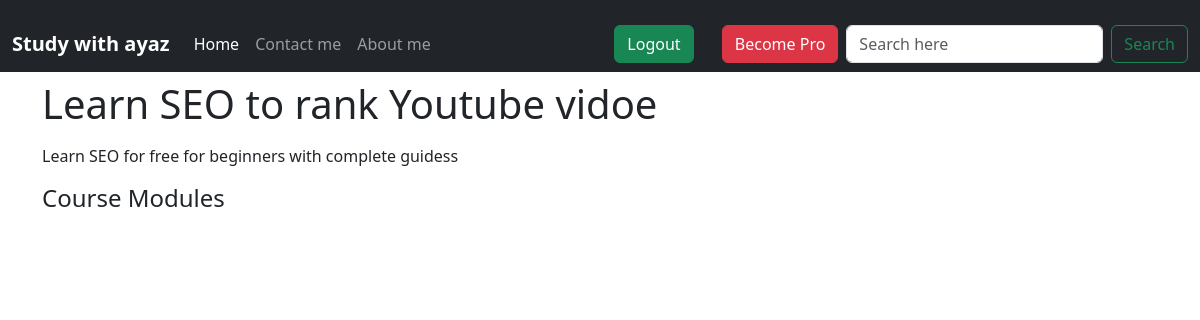
The page /course_details/learn-seo-to-rank-youtube-vidoe/ (signed in) on the database its author committed.
### study/models.py (models this page shows, shortened)
class Courses(models.Model):
    courses_name = models.CharField(max_length = 100)
    courses_description = RichTextField()
    is_premium = models.BooleanField(default=False)
    course_image = models.ImageField(upload_to="courses")
    slug = models.SlugField(blank=True, unique=True)

### study/views.py (the view)
# urls.py: path('course_details/<slug>/', views.course_details, name='course_details'),
@login_required(login_url="/login")
def course_details(request, slug):
    course = Courses.objects.filter(slug=slug).first()
    course_modules = CourseModule.objects.filter(course=course)
    context = {"course":course,
               "course_modules" : course_modules,
               }
    return render(request,'course_details.html',context)

### study/templates/course_details.html (shortened to what this page needs)
{% extends 'base.html' %}
{% load embed_video_tags %}
{% block body %}
<div class="container mt-2">
  <h1>{{ course.courses_name }}</h1>
  <p>{{ course.courses_description | safe }}</p>
      <div class="col-md-4">
        <h4>Course Modules</h4>
{% endblock %}

### rows shown on the page
Courses: courses_name "Learn SEO to rank Youtube vidoe", courses_description "Learn SEO for free for beginners with complete guidess"
